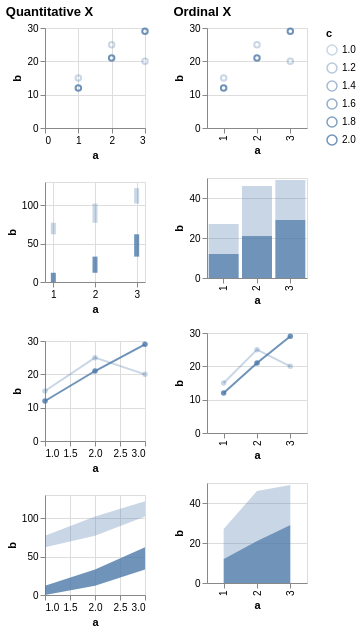

This figure's Vega-Lite source:
### Vega specification from a JSON file in a GitHub repository (floating-point values rounded to 4 significant figures)
{"$schema": "https://vega.github.io/schema/vega/v5.json", "description": "Testing invalid", "background": "white", "padding": 5, "data": [{"name": "source_0", "values": [{"a": 1, "b": 15, "c": 1}, {"a": 2, "b": 25, "c": 1}, {"a": 3, "b": 20, "c": 1}, {"a": 1, "b": 12, "c": 2}, {"a": 2, "b": 21, "c": 2}, {"a": 3, "b": 29, "c": 2}, {"a": 1, "b": 8, "c": null}, {"a": 2, "b": 31, "c": null}, {"a": 3, "b": 49, "c": null}]}, {"name": "data_0", "source": "source_0", "transform": [{"type": "formula", "expr": "toNumber(datum[\"a\"])", "as": "a"}]}, {"name": "data_1", "source": "data_0", "transform": [{"type": "filter", "expr": "isValid(datum[\"a\"]) && isFinite(+datum[\"a\"]) && isValid(datum[\"b\"]) && isFinite(+datum[\"b\"]) && isValid(datum[\"c\"]) && isFinite(+datum[\"c\"])"}]}, {"name": "data_2", "source": "data_0", "transform": [{"type": "stack", "groupby": [], "field": "b", "sort": {"field": ["c"], "order": ["descending"]}, "as": ["b_start", "b_end"], "offset": "zero"}, {"type": "filter", "expr": "isValid(datum[\"a\"]) && isFinite(+datum[\"a\"]) && isValid(datum[\"b\"]) && isFinite(+datum[\"b\"]) && isValid(datum[\"c\"]) && isFinite(+datum[\"c\"])"}]}, {"name": "data_3", "source": "data_0", "transform": [{"type": "stack", "groupby": [], "field": "b", "sort": {"field": ["c"], "order": ["descending"]}, "as": ["b_start", "b_end"], "offset": "zero"}, {"type": "filter", "expr": "isValid(datum[\"a\"]) && isFinite(+datum[\"a\"]) && isValid(datum[\"b\"]) && isFinite(+datum[\"b\"]) && isValid(datum[\"c\"]) && isFinite(+datum[\"c\"])"}]}, {"name": "data_4", "source": "data_0", "transform": [{"type": "filter", "expr": "isValid(datum[\"b\"]) && isFinite(+datum[\"b\"]) && isValid(datum[\"c\"]) && isFinite(+datum[\"c\"])"}]}, {"name": "data_5", "source": "data_0", "transform": [{"type": "stack", "groupby": ["a"], "field": "b", "sort": {"field": ["c"], "order": ["descending"]}, "as": ["b_start", "b_end"], "offset": "zero"}, {"type": "filter", "expr": "isValid(datum[\"b\"]) && isFinite(+datum[\"b\"]) && isValid(datum[\"c\"]) && isFinite(+datum[\"c\"])"}]}, {"name": "data_6", "source": "data_0", "transform": [{"type": "impute", "field": "b", "groupby": ["c"], "key": "a", "method": "value", "value": 0}, {"type": "stack", "groupby": ["a"], "field": "b", "sort": {"field": ["c"], "order": ["descending"]}, "as": ["b_start", "b_end"], "offset": "zero"}, {"type": "filter", "expr": "isValid(datum[\"b\"]) && isFinite(+datum[\"b\"]) && isValid(datum[\"c\"]) && isFinite(+datum[\"c\"])"}]}], "signals": [{"name": "childWidth", "value": 100}, {"name": "concat_0_childHeight", "value": 100}, {"name": "concat_1_childHeight", "value": 100}], "layout": {"padding": 20, "bounds": "full", "align": "each"}, "marks": [{"type": "group", "name": "concat_0_group", "title": {"text": "Quantitative X", "anchor": "start"}, "layout": {"padding": 20, "columns": 1, "bounds": "full", "align": "each"}, "marks": [{"type": "group", "name": "concat_0_concat_0_group", "style": "cell", "encode": {"update": {"width": {"signal": "childWidth"}, "height": {"signal": "concat_0_childHeight"}}}, "marks": [{"name": "concat_0_concat_0_marks", "type": "symbol", "style": ["point"], "from": {"data": "data_1"}, "encode": {"update": {"opacity": {"scale": "opacity", "field": "c"}, "fill": {"value": "transparent"}, "stroke": {"value": "#4c78a8"}, "tooltip": {"signal": "{\"a\": format(datum[\"a\"], \"\"), \"b\": format(datum[\"b\"], \"\"), \"c\": format(datum[\"c\"], \"\")}"}, "ariaRoleDescription": {"value": "point"}, "description": {"signal": "\"a: \" + (format(datum[\"a\"], \"\")) + \"; b: \" + (format(datum[\"b\"], \"\")) + \"; c: \" + (format(datum[\"c\"], \"\"))"}, "x": {"scale": "concat_0_concat_0_x", "field": "a"}, "y": {"scale": "concat_0_concat_0_y", "field": "b"}}}}], "axes": [{"scale": "concat_0_concat_0_x", "orient": "bottom", "gridScale": "concat_0_concat_0_y", "grid": true, "tickCount": {"signal": "ceil(childWidth/40)"}, "domain": false, "labels": false, "aria": false, "maxExtent": 0, "minExtent": 0, "ticks": false, "zindex": 0}, {"scale": "concat_0_concat_0_y", "orient": "left", "gridScale": "concat_0_concat_0_x", "grid": true, "tickCount": {"signal": "ceil(concat_0_childHeight/40)"}, "domain": false, "labels": false, "aria": false, "maxExtent": 0, "minExtent": 0, "ticks": false, "zindex": 0}, {"scale": "concat_0_concat_0_x", "orient": "bottom", "grid": false, "title": "a", "labelFlush": true, "labelOverlap": true, "tickCount": {"signal": "ceil(childWidth/40)"}, "zindex": 0}, {"scale": "concat_0_concat_0_y", "orient": "left", "grid": false, "title": "b", "labelOverlap": true, "tickCount": {"signal": "ceil(concat_0_childHeight/40)"}, "zindex": 0}]}, {"type": "group", "name": "concat_0_concat_1_group", "style": "cell", "encode": {"update": {"width": {"signal": "childWidth"}, "height": {"signal": "concat_0_childHeight"}}}, "marks": [{"name": "concat_0_concat_1_marks", "type": "rect", "style": ["bar"], "from": {"data": "data_2"}, "encode": {"update": {"fill": {"value": "#4c78a8"}, "opacity": {"scale": "opacity", "field": "c"}, "tooltip": {"signal": "{\"a\": format(datum[\"a\"], \"\"), \"b\": format(datum[\"b\"], \"\"), \"c\": format(datum[\"c\"], \"\")}"}, "ariaRoleDescription": {"value": "bar"}, "description": {"signal": "\"a: \" + (format(datum[\"a\"], \"\")) + \"; b: \" + (format(datum[\"b\"], \"\")) + \"; c: \" + (format(datum[\"c\"], \"\"))"}, "xc": {"scale": "concat_0_concat_1_x", "field": "a"}, "width": {"value": 5}, "y": {"scale": "concat_0_concat_1_y", "field": "b_end"}, "y2": {"scale": "concat_0_concat_1_y", "field": "b_start"}}}}], "axes": [{"scale": "concat_0_concat_1_x", "orient": "bottom", "gridScale": "concat_0_concat_1_y", "grid": true, "tickCount": {"signal": "ceil(childWidth/40)"}, "domain": false, "labels": false, "aria": false, "maxExtent": 0, "minExtent": 0, "ticks": false, "zindex": 0}, {"scale": "concat_0_concat_1_y", "orient": "left", "gridScale": "concat_0_concat_1_x", "grid": true, "tickCount": {"signal": "ceil(concat_0_childHeight/40)"}, "domain": false, "labels": false, "aria": false, "maxExtent": 0, "minExtent": 0, "ticks": false, "zindex": 0}, {"scale": "concat_0_concat_1_x", "orient": "bottom", "grid": false, "title": "a", "labelFlush": true, "labelOverlap": true, "tickCount": {"signal": "ceil(childWidth/40)"}, "zindex": 0}, {"scale": "concat_0_concat_1_y", "orient": "left", "grid": false, "title": "b", "labelOverlap": true, "tickCount": {"signal": "ceil(concat_0_childHeight/40)"}, "zindex": 0}]}, {"type": "group", "name": "concat_0_concat_2_group", "style": "cell", "encode": {"update": {"width": {"signal": "childWidth"}, "height": {"signal": "concat_0_childHeight"}}}, "marks": [{"name": "concat_0_concat_2_layer_0_pathgroup", "type": "group", "from": {"facet": {"name": "faceted_path_concat_0_concat_2_layer_0_main", "data": "data_1", "groupby": ["c"]}}, "encode": {"update": {"width": {"field": {"group": "width"}}, "height": {"field": {"group": "height"}}}}, "marks": [{"name": "concat_0_concat_2_layer_0_marks", "type": "line", "style": ["line"], "sort": {"field": "x"}, "from": {"data": "faceted_path_concat_0_concat_2_layer_0_main"}, "encode": {"update": {"stroke": {"value": "#4c78a8"}, "opacity": {"scale": "opacity", "field": "c"}, "tooltip": {"signal": "{\"a\": format(datum[\"a\"], \"\"), \"b\": format(datum[\"b\"], \"\"), \"c\": format(datum[\"c\"], \"\")}"}, "description": {"signal": "\"a: \" + (format(datum[\"a\"], \"\")) + \"; b: \" + (format(datum[\"b\"], \"\")) + \"; c: \" + (format(datum[\"c\"], \"\"))"}, "x": {"scale": "concat_0_concat_2_x", "field": "a"}, "y": {"scale": "concat_0_concat_2_y", "field": "b"}}}}]}, {"name": "concat_0_concat_2_layer_1_marks", "type": "symbol", "style": ["point"], "from": {"data": "data_1"}, "encode": {"update": {"opacity": {"scale": "opacity", "field": "c"}, "fill": {"value": "#4c78a8"}, "tooltip": {"signal": "{\"a\": format(datum[\"a\"], \"\"), \"b\": format(datum[\"b\"], \"\"), \"c\": format(datum[\"c\"], \"\")}"}, "ariaRoleDescription": {"value": "point"}, "description": {"signal": "\"a: \" + (format(datum[\"a\"], \"\")) + \"; b: \" + (format(datum[\"b\"], \"\")) + \"; c: \" + (format(datum[\"c\"], \"\"))"}, "x": {"scale": "concat_0_concat_2_x", "field": "a"}, "y": {"scale": "concat_0_concat_2_y", "field": "b"}}}}], "axes": [{"scale": "concat_0_concat_2_x", "orient": "bottom", "gridScale": "concat_0_concat_2_y", "grid": true, "tickCount": {"signal": "ceil(childWidth/40)"}, "domain": false, "labels": false, "aria": false, "maxExtent": 0, "minExtent": 0, "ticks": false, "zindex": 0}, {"scale": "concat_0_concat_2_y", "orient": "left", "gridScale": "concat_0_concat_2_x", "grid": true, "tickCount": {"signal": "ceil(concat_0_childHeight/40)"}, "domain": false, "labels": false, "aria": false, "maxExtent": 0, "minExtent": 0, "ticks": false, "zindex": 0}, {"scale": "concat_0_concat_2_x", "orient": "bottom", "grid": false, "title": "a", "labelFlush": true, "labelOverlap": true, "tickCount": {"signal": "ceil(childWidth/40)"}, "zindex": 0}, {"scale": "concat_0_concat_2_y", "orient": "left", "grid": false, "title": "b", "labelOverlap": true, "tickCount": {"signal": "ceil(concat_0_childHeight/40)"}, "zindex": 0}]}, {"type": "group", "name": "concat_0_concat_3_group", "style": "cell", "encode": {"update": {"width": {"signal": "childWidth"}, "height": {"signal": "concat_0_childHeight"}}}, "marks": [{"name": "concat_0_concat_3_pathgroup", "type": "group", "from": {"facet": {"name": "faceted_path_concat_0_concat_3_main", "data": "data_3", "groupby": ["c"]}}, "encode": {"update": {"width": {"field": {"group": "width"}}, "height": {"field": {"group": "height"}}}}, "marks": [{"name": "concat_0_concat_3_marks", "type": "area", "style": ["area"], "sort": {"field": "x"}, "from": {"data": "faceted_path_concat_0_concat_3_main"}, "encode": {"update": {"orient": {"value": "vertical"}, "fill": {"value": "#4c78a8"}, "opacity": {"scale": "opacity", "field": "c"}, "tooltip": {"signal": "{\"a\": format(datum[\"a\"], \"\"), \"b\": format(datum[\"b\"], \"\"), \"c\": format(datum[\"c\"], \"\")}"}, "description": {"signal": "\"a: \" + (format(datum[\"a\"], \"\")) + \"; b: \" + (format(datum[\"b\"], \"\")) + \"; c: \" + (format(datum[\"c\"], \"\"))"}, "x": {"scale": "concat_0_concat_3_x", "field": "a"}, "y": {"scale": "concat_0_concat_3_y", "field": "b_end"}, "y2": {"scale": "concat_0_concat_3_y", "field": "b_start"}}}}]}], "axes": [{"scale": "concat_0_concat_3_x", "orient": "bottom", "gridScale": "concat_0_concat_3_y", "grid": true, "tickCount": {"signal": "ceil(childWidth/40)"}, "domain": false, "labels": false, "aria": false, "maxExtent": 0, "minExtent": 0, "ticks": false, "zindex": 0}, {"scale": "concat_0_concat_3_y", "orient": "left", "gridScale": "concat_0_concat_3_x", "grid": true, "tickCount": {"signal": "ceil(concat_0_childHeight/40)"}, "domain": false, "labels": false, "aria": false, "maxExtent": 0, "minExtent": 0, "ticks": false, "zindex": 0}, {"scale": "concat_0_concat_3_x", "orient": "bottom", "grid": false, "title": "a", "labelFlush": true, "labelOverlap": true, "tickCount": {"signal": "ceil(childWidth/40)"}, "zindex": 0}, {"scale": "concat_0_concat_3_y", "orient": "left", "grid": false, "title": "b", "labelOverlap": true, "tickCount": {"signal": "ceil(concat_0_childHeight/40)"}, "zindex": 0}]}]}, {"type": "group", "name": "concat_1_group", "title": {"text": "Ordinal X", "anchor": "start"}, "layout": {"padding": 20, "columns": 1, "bounds": "full", "align": "each"}, "marks": [{"type": "group", "name": "concat_1_concat_0_group", "style": "cell", "encode": {"update": {"width": {"signal": "childWidth"}, "height": {"signal": "concat_1_childHeight"}}}, "marks": [{"name": "concat_1_concat_0_marks", "type": "symbol", "style": ["point"], "from": {"data": "data_4"}, "encode": {"update": {"opacity": {"scale": "opacity", "field": "c"}, "fill": {"value": "transparent"}, "stroke": {"value": "#4c78a8"}, "tooltip": {"signal": "{\"a\": isValid(datum[\"a\"]) ? datum[\"a\"] : \"\"+datum[\"a\"], \"b\": format(datum[\"b\"], \"\"), \"c\": format(datum[\"c\"], \"\")}"}, "ariaRoleDescription": {"value": "point"}, "description": {"signal": "\"a: \" + (isValid(datum[\"a\"]) ? datum[\"a\"] : \"\"+datum[\"a\"]) + \"; b: \" + (format(datum[\"b\"], \"\")) + \"; c: \" + (format(datum[\"c\"], \"\"))"}, "x": {"scale": "concat_1_concat_0_x", "field": "a"}, "y": {"scale": "concat_1_concat_0_y", "field": "b"}}}}], "axes": [{"scale": "concat_1_concat_0_y", "orient": "left", "gridScale": "concat_1_concat_0_x", "grid": true, "tickCount": {"signal": "ceil(concat_1_childHeight/40)"}, "domain": false, "labels": false, "aria": false, "maxExtent": 0, "minExtent": 0, "ticks": false, "zindex": 0}, {"scale": "concat_1_concat_0_x", "orient": "bottom", "grid": false, "title": "a", "labelAlign": "right", "labelAngle": 270, "labelBaseline": "middle", "zindex": 0}, {"scale": "concat_1_concat_0_y", "orient": "left", "grid": false, "title": "b", "labelOverlap": true, "tickCount": {"signal": "ceil(concat_1_childHeight/40)"}, "zindex": 0}]}, {"type": "group", "name": "concat_1_concat_1_group", "style": "cell", "encode": {"update": {"width": {"signal": "childWidth"}, "height": {"signal": "concat_1_childHeight"}}}, "marks": [{"name": "concat_1_concat_1_marks", "type": "rect", "style": ["bar"], "from": {"data": "data_5"}, "encode": {"update": {"fill": {"value": "#4c78a8"}, "opacity": {"scale": "opacity", "field": "c"}, "tooltip": {"signal": "{\"a\": isValid(datum[\"a\"]) ? datum[\"a\"] : \"\"+datum[\"a\"], \"b\": format(datum[\"b\"], \"\"), \"c\": format(datum[\"c\"], \"\")}"}, "ariaRoleDescription": {"value": "bar"}, "description": {"signal": "\"a: \" + (isValid(datum[\"a\"]) ? datum[\"a\"] : \"\"+datum[\"a\"]) + \"; b: \" + (format(datum[\"b\"], \"\")) + \"; c: \" + (format(datum[\"c\"], \"\"))"}, "x": {"scale": "concat_1_concat_1_x", "field": "a"}, "width": {"signal": "max(0.25, bandwidth('concat_1_concat_1_x'))"}, "y": {"scale": "concat_1_concat_1_y", "field": "b_end"}, "y2": {"scale": "concat_1_concat_1_y", "field": "b_start"}}}}], "axes": [{"scale": "concat_1_concat_1_y", "orient": "left", "gridScale": "concat_1_concat_1_x", "grid": true, "tickCount": {"signal": "ceil(concat_1_childHeight/40)"}, "domain": false, "labels": false, "aria": false, "maxExtent": 0, "minExtent": 0, "ticks": false, "zindex": 0}, {"scale": "concat_1_concat_1_x", "orient": "bottom", "grid": false, "title": "a", "labelAlign": "right", "labelAngle": 270, "labelBaseline": "middle", "zindex": 0}, {"scale": "concat_1_concat_1_y", "orient": "left", "grid": false, "title": "b", "labelOverlap": true, "tickCount": {"signal": "ceil(concat_1_childHeight/40)"}, "zindex": 0}]}, {"type": "group", "name": "concat_1_concat_2_group", "style": "cell", "encode": {"update": {"width": {"signal": "childWidth"}, "height": {"signal": "concat_1_childHeight"}}}, "marks": [{"name": "concat_1_concat_2_layer_0_pathgroup", "type": "group", "from": {"facet": {"name": "faceted_path_concat_1_concat_2_layer_0_main", "data": "data_4", "groupby": ["c"]}}, "encode": {"update": {"width": {"field": {"group": "width"}}, "height": {"field": {"group": "height"}}}}, "marks": [{"name": "concat_1_concat_2_layer_0_marks", "type": "line", "style": ["line"], "sort": {"field": "x"}, "from": {"data": "faceted_path_concat_1_concat_2_layer_0_main"}, "encode": {"update": {"stroke": {"value": "#4c78a8"}, "opacity": {"scale": "opacity", "field": "c"}, "tooltip": {"signal": "{\"a\": isValid(datum[\"a\"]) ? datum[\"a\"] : \"\"+datum[\"a\"], \"b\": format(datum[\"b\"], \"\"), \"c\": format(datum[\"c\"], \"\")}"}, "description": {"signal": "\"a: \" + (isValid(datum[\"a\"]) ? datum[\"a\"] : \"\"+datum[\"a\"]) + \"; b: \" + (format(datum[\"b\"], \"\")) + \"; c: \" + (format(datum[\"c\"], \"\"))"}, "x": {"scale": "concat_1_concat_2_x", "field": "a"}, "y": {"scale": "concat_1_concat_2_y", "field": "b"}}}}]}, {"name": "concat_1_concat_2_layer_1_marks", "type": "symbol", "style": ["point"], "from": {"data": "data_4"}, "encode": {"update": {"opacity": {"scale": "opacity", "field": "c"}, "fill": {"value": "#4c78a8"}, "tooltip": {"signal": "{\"a\": isValid(datum[\"a\"]) ? datum[\"a\"] : \"\"+datum[\"a\"], \"b\": format(datum[\"b\"], \"\"), \"c\": format(datum[\"c\"], \"\")}"}, "ariaRoleDescription": {"value": "point"}, "description": {"signal": "\"a: \" + (isValid(datum[\"a\"]) ? datum[\"a\"] : \"\"+datum[\"a\"]) + \"; b: \" + (format(datum[\"b\"], \"\")) + \"; c: \" + (format(datum[\"c\"], \"\"))"}, "x": {"scale": "concat_1_concat_2_x", "field": "a"}, "y": {"scale": "concat_1_concat_2_y", "field": "b"}}}}], "axes": [{"scale": "concat_1_concat_2_y", "orient": "left", "gridScale": "concat_1_concat_2_x", "grid": true, "tickCount": {"signal": "ceil(concat_1_childHeight/40)"}, "domain": false, "labels": false, "aria": false, "maxExtent": 0, "minExtent": 0, "ticks": false, "zindex": 0}, {"scale": "concat_1_concat_2_x", "orient": "bottom", "grid": false, "title": "a", "labelAlign": "right", "labelAngle": 270, "labelBaseline": "middle", "zindex": 0}, {"scale": "concat_1_concat_2_y", "orient": "left", "grid": false, "title": "b", "labelOverlap": true, "tickCount": {"signal": "ceil(concat_1_childHeight/40)"}, "zindex": 0}]}, {"type": "group", "name": "concat_1_concat_3_group", "style": "cell", "encode": {"update": {"width": {"signal": "childWidth"}, "height": {"signal": "concat_1_childHeight"}}}, "marks": [{"name": "concat_1_concat_3_pathgroup", "type": "group", "from": {"facet": {"name": "faceted_path_concat_1_concat_3_main", "data": "data_6", "groupby": ["c"]}}, "encode": {"update": {"width": {"field": {"group": "width"}}, "height": {"field": {"group": "height"}}}}, "marks": [{"name": "concat_1_concat_3_marks", "type": "area", "style": ["area"], "sort": {"field": "x"}, "from": {"data": "faceted_path_concat_1_concat_3_main"}, "encode": {"update": {"orient": {"value": "vertical"}, "fill": {"value": "#4c78a8"}, "opacity": {"scale": "opacity", "field": "c"}, "tooltip": {"signal": "{\"a\": isValid(datum[\"a\"]) ? datum[\"a\"] : \"\"+datum[\"a\"], \"b\": format(datum[\"b\"], \"\"), \"c\": format(datum[\"c\"], \"\")}"}, "description": {"signal": "\"a: \" + (isValid(datum[\"a\"]) ? datum[\"a\"] : \"\"+datum[\"a\"]) + \"; b: \" + (format(datum[\"b\"], \"\")) + \"; c: \" + (format(datum[\"c\"], \"\"))"}, "x": {"scale": "concat_1_concat_3_x", "field": "a"}, "y": {"scale": "concat_1_concat_3_y", "field": "b_end"}, "y2": {"scale": "concat_1_concat_3_y", "field": "b_start"}}}}]}], "axes": [{"scale": "concat_1_concat_3_y", "orient": "left", "gridScale": "concat_1_concat_3_x", "grid": true, "tickCount": {"signal": "ceil(concat_1_childHeight/40)"}, "domain": false, "labels": false, "aria": false, "maxExtent": 0, "minExtent": 0, "ticks": false, "zindex": 0}, {"scale": "concat_1_concat_3_x", "orient": "bottom", "grid": false, "title": "a", "labelAlign": "right", "labelAngle": 270, "labelBaseline": "middle", "zindex": 0}, {"scale": "concat_1_concat_3_y", "orient": "left", "grid": false, "title": "b", "labelOverlap": true, "tickCount": {"signal": "ceil(concat_1_childHeight/40)"}, "zindex": 0}]}]}], "scales": [{"name": "opacity", "type": "linear", "domain": {"fields": [{"data": "data_1", "field": "c"}, {"data": "data_2", "field": "c"}, {"data": "data_3", "field": "c"}, {"data": "data_4", "field": "c"}, {"data": "data_5", "field": "c"}, {"data": "data_6", "field": "c"}]}, "range": [0.3, 0.8], "zero": false}, {"name": "concat_0_concat_0_x", "type": "linear", "domain": {"data": "data_1", "field": "a"}, "range": [0, {"signal": "childWidth"}], "nice": true, "zero": true}, {"name": "concat_0_concat_0_y", "type": "linear", "domain": {"data": "data_1", "field": "b"}, "range": [{"signal": "concat_0_childHeight"}, 0], "nice": true, "zero": true}, {"name": "concat_0_concat_1_x", "type": "linear", "domain": {"data": "data_2", "field": "a"}, "range": [0, {"signal": "childWidth"}], "nice": true, "zero": false, "padding": 5}, {"name": "concat_0_concat_1_y", "type": "linear", "domain": {"data": "data_2", "fields": ["b_start", "b_end"]}, "range": [{"signal": "concat_0_childHeight"}, 0], "nice": true, "zero": true}, {"name": "concat_0_concat_2_x", "type": "linear", "domain": {"data": "data_1", "field": "a"}, "range": [0, {"signal": "childWidth"}], "nice": true, "zero": false}, {"name": "concat_0_concat_2_y", "type": "linear", "domain": {"data": "data_1", "field": "b"}, "range": [{"signal": "concat_0_childHeight"}, 0], "nice": true, "zero": true}, {"name": "concat_0_concat_3_x", "type": "linear", "domain": {"data": "data_3", "field": "a"}, "range": [0, {"signal": "childWidth"}], "nice": true, "zero": false}, {"name": "concat_0_concat_3_y", "type": "linear", "domain": {"data": "data_3", "fields": ["b_start", "b_end"]}, "range": [{"signal": "concat_0_childHeight"}, 0], "nice": true, "zero": true}, {"name": "concat_1_concat_0_x", "type": "point", "domain": {"data": "data_4", "field": "a", "sort": true}, "range": [0, {"signal": "childWidth"}], "padding": 0.5}, {"name": "concat_1_concat_0_y", "type": "linear", "domain": {"data": "data_4", "field": "b"}, "range": [{"signal": "concat_1_childHeight"}, 0], "nice": true, "zero": true}, {"name": "concat_1_concat_1_x", "type": "band", "domain": {"data": "data_5", "field": "a", "sort": true}, "range": [0, {"signal": "childWidth"}], "paddingInner": 0.1, "paddingOuter": 0.05}, {"name": "concat_1_concat_1_y", "type": "linear", "domain": {"data": "data_5", "fields": ["b_start", "b_end"]}, "range": [{"signal": "concat_1_childHeight"}, 0], "nice": true, "zero": true}, {"name": "concat_1_concat_2_x", "type": "point", "domain": {"data": "data_4", "field": "a", "sort": true}, "range": [0, {"signal": "childWidth"}], "padding": 0.5}, {"name": "concat_1_concat_2_y", "type": "linear", "domain": {"data": "data_4", "field": "b"}, "range": [{"signal": "concat_1_childHeight"}, 0], "nice": true, "zero": true}, {"name": "concat_1_concat_3_x", "type": "point", "domain": {"data": "data_6", "field": "a", "sort": true}, "range": [0, {"signal": "childWidth"}], "padding": 0.5}, {"name": "concat_1_concat_3_y", "type": "linear", "domain": {"data": "data_6", "fields": ["b_start", "b_end"]}, "range": [{"signal": "concat_1_childHeight"}, 0], "nice": true, "zero": true}], "legends": [{"opacity": "opacity", "symbolType": "circle", "title": "c", "encode": {"symbols": {"update": {"fill": {"value": "transparent"}, "stroke": {"value": "#4c78a8"}}}}}], "config": {"mark": {"tooltip": true}}}
